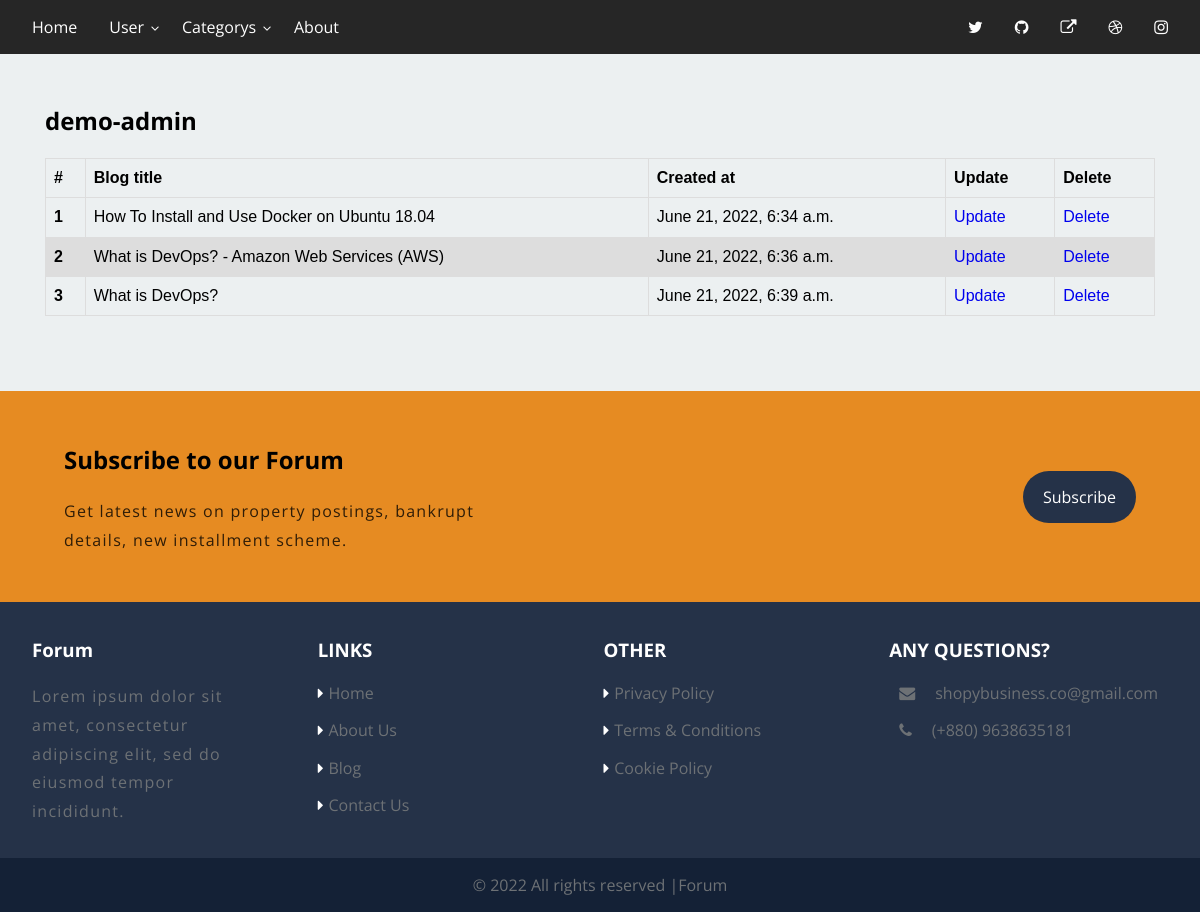
The app's page /see-blog/ (signed in), older data.
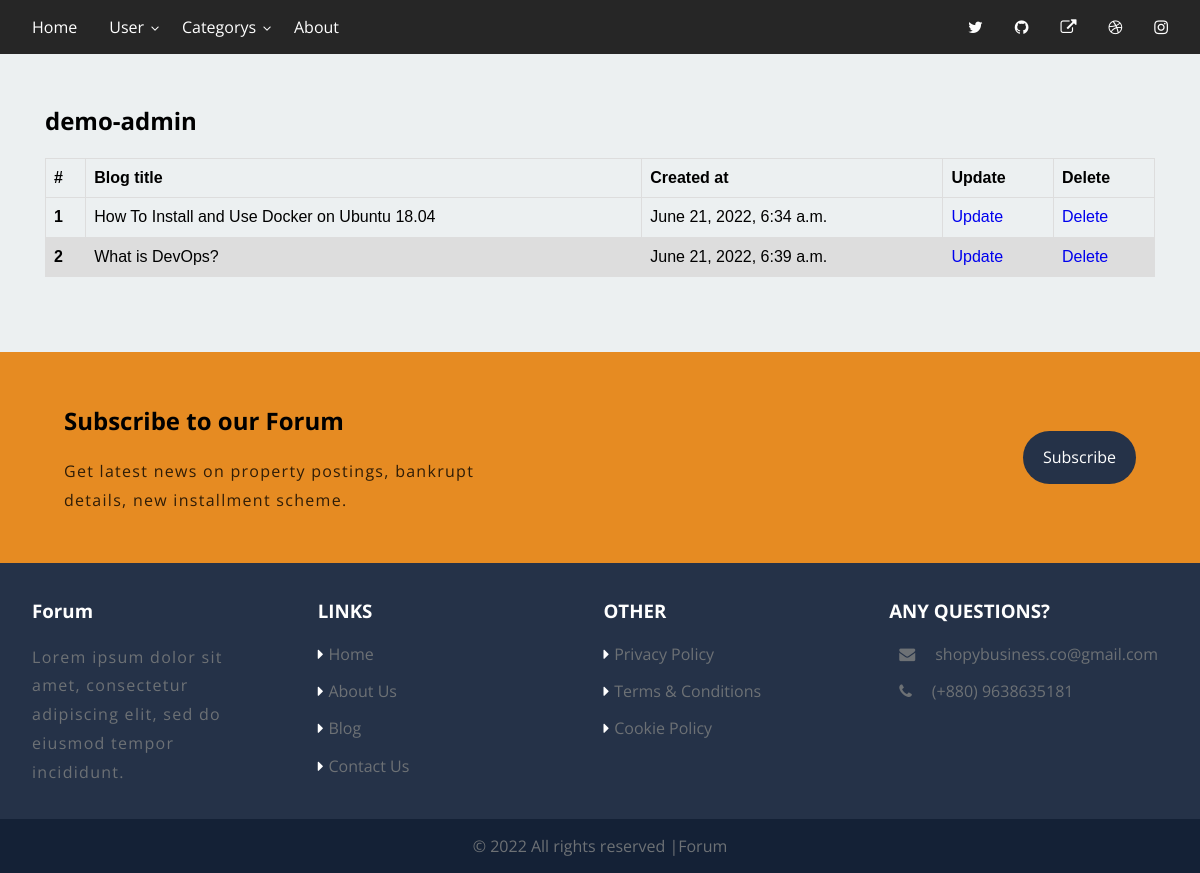
The same page, newer data.
### home/models.py (models this page shows, shortened)
class BlogModel(models.Model):
    title = models.CharField(max_length=1000,null=True , blank=True)
    slug = models.SlugField(max_length=1000, unique=True, null=True , blank=True)
    sub_title =models.CharField(max_length=1000, null=True , blank=True)
    content = FroalaField()
    user = models.ForeignKey(User, blank=True, null=True, on_delete=models.CASCADE)
    image = models.ImageField(upload_to='blog')
    category = models. ForeignKey(Category, on_delete=models.CASCADE, blank=True, null=True,)
    created_at = models.DateTimeField(auto_now_add=True)
    upload_to = models.DateTimeField(auto_now=True)
    def __str__(self):
        return self.title
    class Meta:
        verbose_name_plural= 'All Blogs'

### home/views.py (the view)
# urls.py: path('see-blog/' , views.see_blog, name="see_blog"),
@login_required(login_url='login')
def see_blog(request):
    context = {}
    try:
        blog_object = BlogModel.objects.filter(user = request.user)
        context['blog_object'] =  blog_object
    except Exception as e:
        print(e)
    print(context)
    return render(request , 'blog/see_blog.html' ,context)

### home/templates/blog/see_blog.html (shortened to what this page needs)
{% extends "blog/base.html" %}
{% block content %}
<section class="mt-5 pt-5">
  <div class="container">
      <h2 class="user-tag" style="display:inline-block;" >
        {{user.username}}
      </h2>
      <table class="table">
        <thead>
          <tr>
            <th scope="col">#</th>
            <th scope="col">Blog title</th>
            <th scope="col">Created at</th>
            <th scope="col">Update</th>
            <th scope="col">Delete</th>
          </tr>
        </thead>
        <tbody>
          {% for blog in blog_object %}
          <tr>
            <th scope="row">{{forloop.counter}}</th>
            <td>{{blog.title}}</td>
            <td>{{blog.created_at}}</td>
            <td>
              <a href="{%  url 'blog_update' blog.slug %}" class="btn btn-success">Update</a>
            </td>
            <td>
              <a href="{% url 'blog_delete' blog.id %}" class="btn btn-danger">Delete</a>
            </td>
          </tr>
          {% endfor %}
        </tbody>
      </table>
  </div>
</section>
{% endblock %}

Row changes from the older to the newer data that the page shows:
removed BlogModel: title "What is DevOps? - Amazon Web Services (AWS)", created_at "June 21, 2022, 6:36 a.m."
